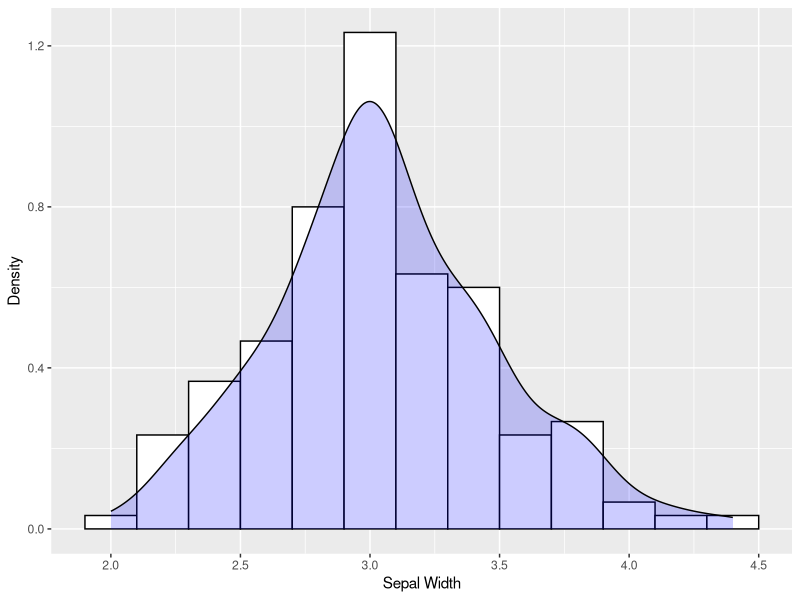

Reproduce this figure in R.
library(ggplot2)

# Histogram of iris data
(density <- ggplot(data=iris, aes(x=Sepal.Width)) +
  geom_histogram(binwidth=0.2, color="black", fill="white", aes(y=..density..)) +
  geom_density(stat="density", alpha=I(0.2), fill="blue") +
  xlab("Sepal Width") +  ylab("Density"))
